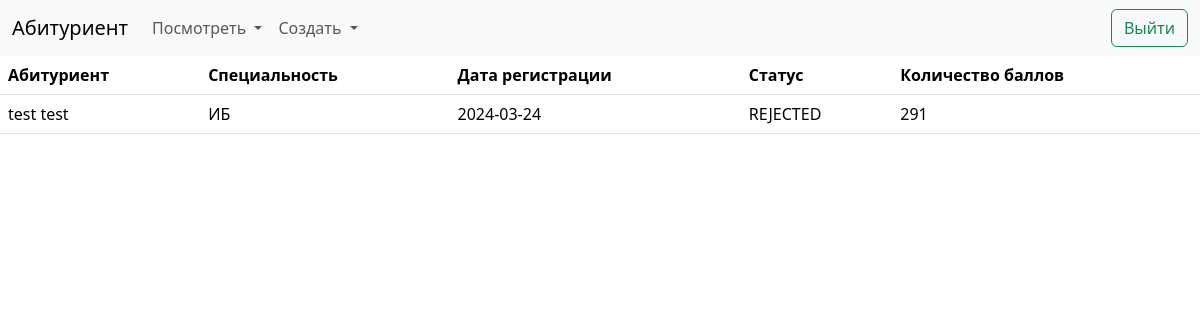
The app's page /enrollees/applications, older data.
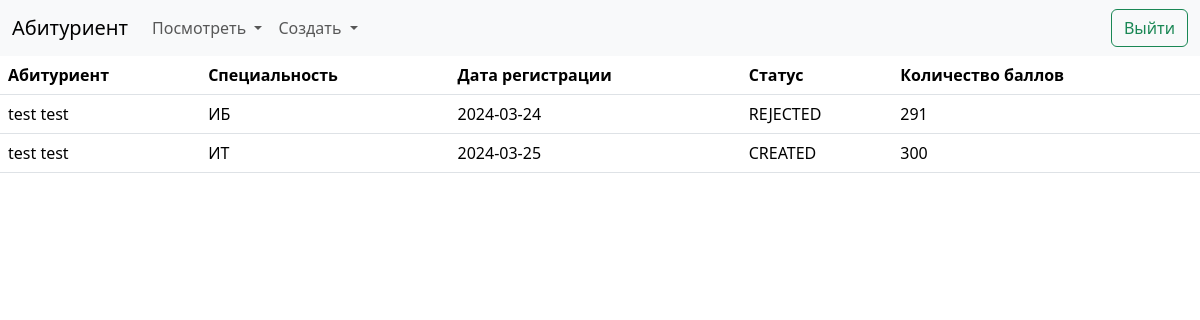
The same page, newer data.
### app/models/application.py (models this page shows)
class Application(Base):
    __tablename__ = "applications"
    enrollee_id: Mapped[UUID] = mapped_column(
        ForeignKey("enrollees.id", ondelete="CASCADE")
    )
    employee_id: Mapped[UUID | None] = mapped_column(ForeignKey("employees.id"))
    speciality_id: Mapped[UUID] = mapped_column(ForeignKey("specialties.id"))
    registration_date: Mapped[datetime] = mapped_column(default=datetime.now())
    status: Mapped[ApplicationStatus] = mapped_column(default="CREATED")
    total_points: Mapped[int]
    enrollee: Mapped["Enrollee"] = relationship(
        back_populates="applications", cascade="delete, all"
    )
    employee: Mapped["Employee"] = relationship(back_populates="applications")
    speciality: Mapped["Speciality"] = relationship(back_populates="applications")

### app/models/enrollee.py (models this page shows)
class Enrollee(Base):
    __tablename__ = "enrollees"
    first_name: Mapped[str]
    second_name: Mapped[str]
    phone_number: Mapped[str]
    email: Mapped[str | None] = mapped_column(default=None)
    password: Mapped[str]
    applications: Mapped[list["Application"]] = relationship(back_populates="enrollee")

### app/models/speciality.py (models this page shows)
class Speciality(Base):
    __tablename__ = "specialties"
    name: Mapped[str]
    description: Mapped[str]
    area: Mapped[str]
    subjects: Mapped[list] = mapped_column(type_=JSON)
    applications: Mapped[list["Application"]] = relationship(
        back_populates="speciality"
    )

### app/api/api_v1/endpoints/enrollees.py (the view)
@router.get("/applications")
def enrollee_applications_get(
    request: Request,
    db: Session = Depends(deps.get_db),
    enrollee=Depends(get_current_enrollee),
):
    applications = read_applications(db=db)
    specialities = read_specialities(db=db)
    return templates.TemplateResponse(
        request=request,
        name="applications.html",
        context={
            "applications": applications,
            "enrollee": enrollee,
            "specialities": specialities,
        },
    )

### templates/enrollee/applications.html
{% extends "base.html" %}
{% block content %}
<table class="table">
    <thead>
        <tr>
            <th scope="col">Абитуриент</th>
            <th scope="col">Специальность</th>
            <th scope="col">Дата регистрации</th>
            <th scope="col">Статус</th>
            <th scope="col">Количество баллов</th>
        </tr>
    </thead>
    <tbody>
        {% for application in applications %}
        <tr>
            <td>{{application.enrollee.first_name}} {{application.enrollee.second_name}}</td>
            <td>{{application.speciality.name}}</td>
            <td>{{application.registration_date.strftime('%Y-%m-%d')}}</td>
            <td>{{application.status.value}}</td>
            <td>{{application.total_points}}</td>
        </tr>
        {% endfor %}
    </tbody>
</table>
{% endblock %}

Row changes from the older to the newer data that the page shows:
added Application: enrollee.first_name "test", enrollee.second_name "test", speciality.name "ИТ", registration_date "2024-03-25", status.value "CREATED", total_points "300"
